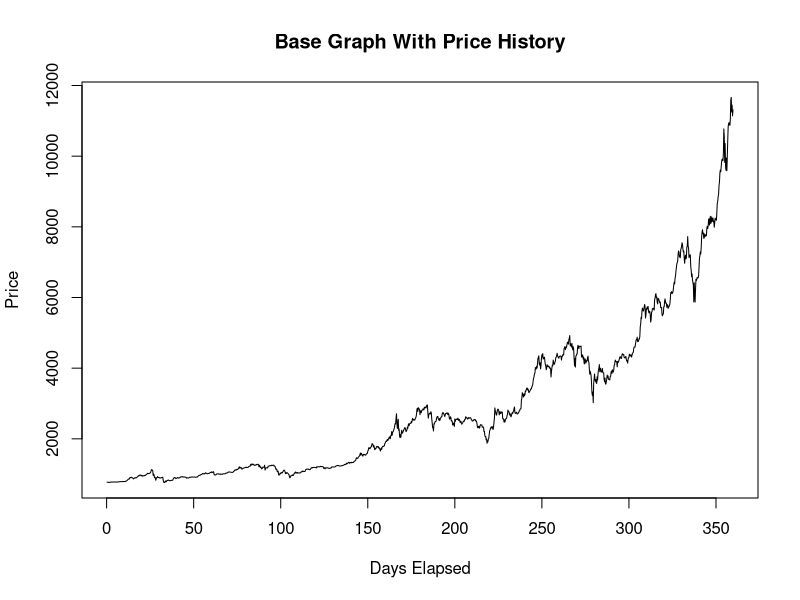
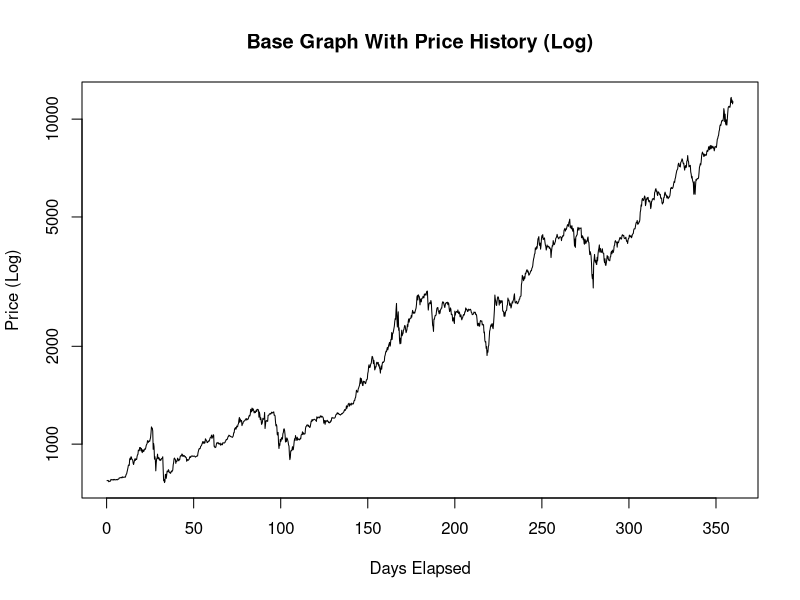
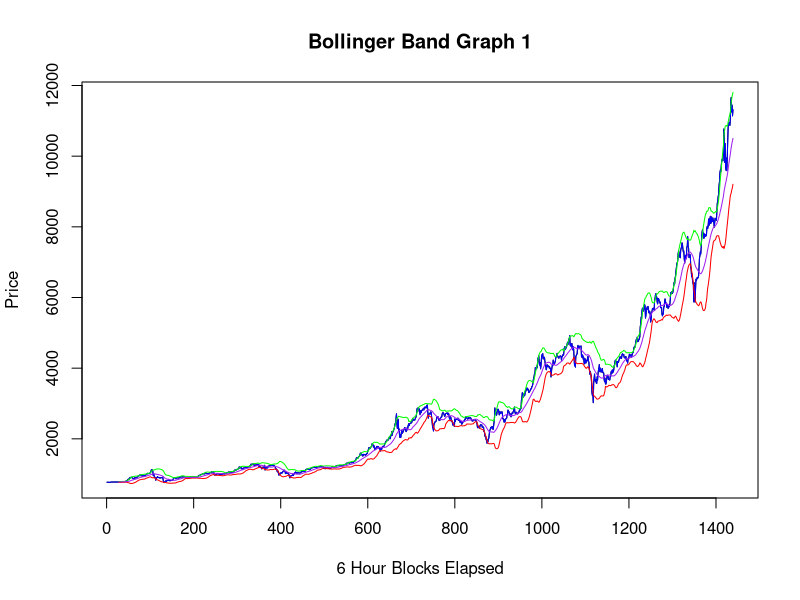
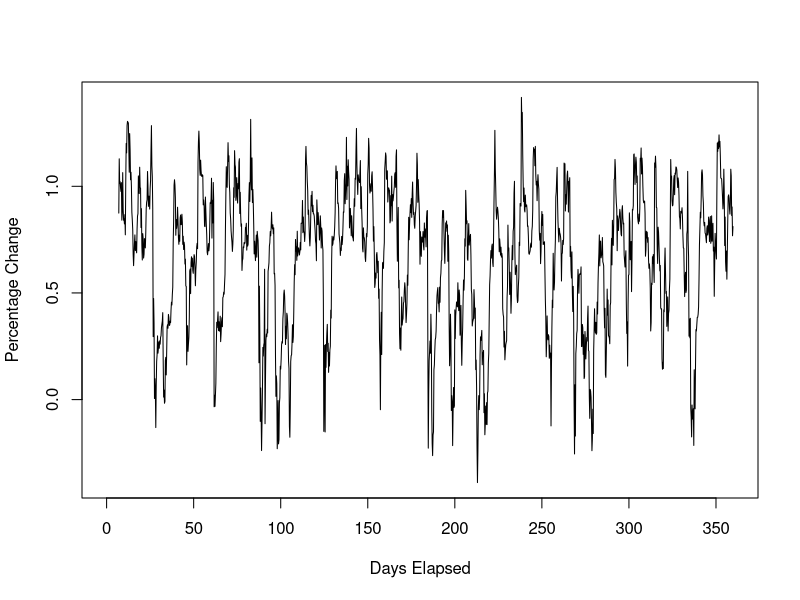
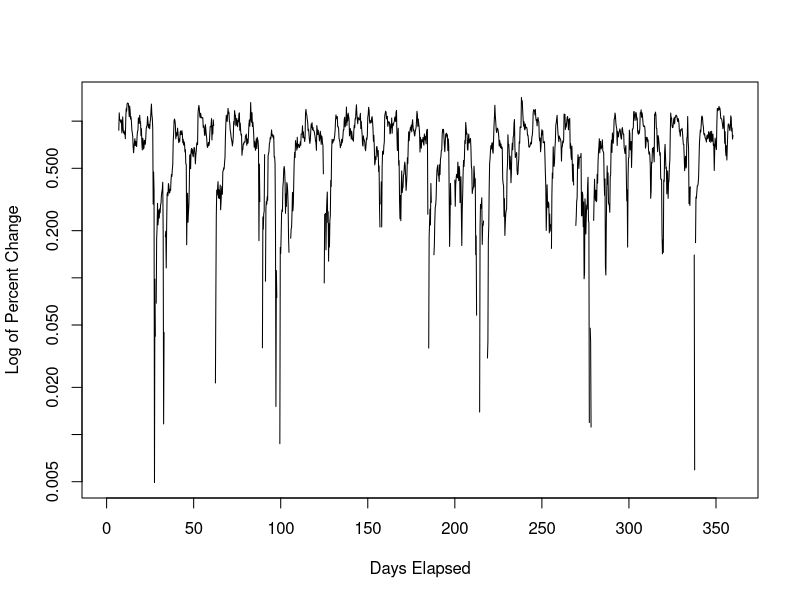
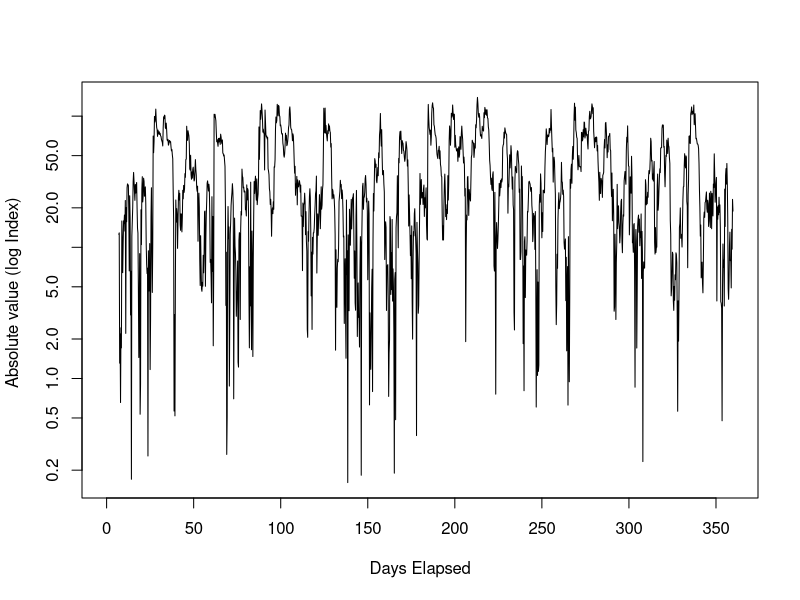

Reproduce these figures in R, in order.
library("TTR")
#Load our 6hr data values to mainDataset
mainDataset = read.csv(file = "6HrDayCount.csv")
#Read the top 6 entries
head(mainDataset)
#Display number of entries in dataset
nrow(mainDataset)
#Display Colnames in Dataset
colnames(mainDataset)
#Load Simple Moving Average for 1 week --> 4 values a day and 7 days a week = 28 values a week
sma28 <- SMA(mainDataset[c('Close')],n=28)
#Display the table with SMA-28 values
head(sma28,n=50)
#Load Exponential Moving Averages for 1 week
ema28 <- EMA(mainDataset[c('Close')],n=28)
#BollingerBand Initialisation
bb28 = BBands(mainDataset[c('Close')], n=28, sd = 2.0)
#New data frame to hold all our charts
dataWithBB = data.frame(mainDataset,bb28)
head(dataWithBB, n=30)
#Plot graph for closing prices to act as basis. Divide by 4 hack to display days 
plot(mainDataset$DayCount/4,mainDataset$Close,xlab = "Days Elapsed", ylab = "Price", type = "l")
title("Base Graph With Price History", sub = NULL)
#Graph on log scale for Price
plot(mainDataset$DayCount/4,mainDataset$Close,xlab = "Days Elapsed", ylab = "Price (Log)", type = "l", log ="y")
title("Base Graph With Price History (Log)", sub = NULL)
#Plot data into graph1 for first 6 months
plot(mainDataset$DayCount,mainDataset$Close,xlab = "6 Hour Blocks Elapsed", ylab = "Price", type = "l")
title("Bollinger Band Graph 1",sub=NULL)
lines(dataWithBB$Close, col='blue')
lines(dataWithBB$up, col='green')
lines(dataWithBB$dn, col='red')
lines(dataWithBB$mavg, col='purple')
#Volatiltiy As A Factor of Range from upper and lower Bollinger Bands
plot(dataWithBB$DayCount/4,dataWithBB$pctB,xlab = "Days Elapsed", ylab = "Percentage Change", type="l")
#Outlier Analysis by smoothing using a log function
plot(dataWithBB$DayCount/4,dataWithBB$pctB,xlab = "Days Elapsed", ylab = "Log of Percent Change", type="l", log = "y")
#Clearly we are missing out on data lesser than 0, hence, we construct a volatility index from absolute values of percent change
Vindex = data.frame(dataWithBB$pctB)
names(Vindex) <- c("PercentChange")
Vindex$PercentChange <- abs((Vindex$PercentChange*100-100))
#Plot graph of Volatility Index
plot(dataWithBB$DayCount/4, Vindex$PercentChange, xlab = "Days Elapsed", ylab = "Absolute value (log Index) ", type="l", log = "y")
